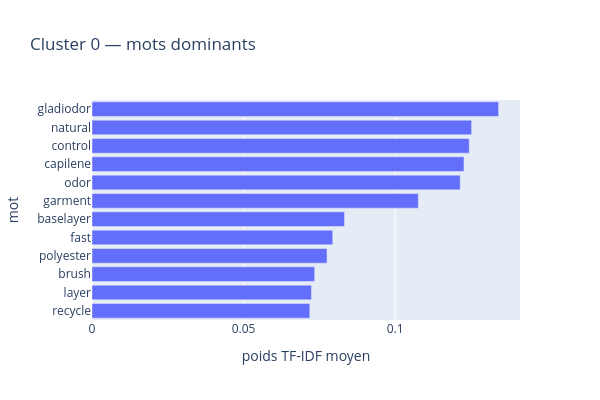

Notebook source saved alongside this figure:
### Code cell
cluster_ids = np.unique(labels[labels != -1]) # Parcours tous les clusters sauf le bruit (-1)

for cluster_id in cluster_ids:
    masque = labels == cluster_id
    assert cluster_id != -1 and masque.any()

    X_cluster = matrice_tfidf_sublinear[masque]

    # Poids TF-IDF moyen de chaque mot dans ce groupe
    poids = np.asarray(X_cluster.mean(axis=0)).ravel()
    top = np.argsort(poids)[::-1][:12]
    top = top[poids[top] > 0]

    mots_cluster = pd.DataFrame({
        "mot": mots[top],
        "poids TF-IDF moyen": poids[top]
    })

    fig = px.bar(
        mots_cluster,
        x="poids TF-IDF moyen",
        y="mot",
        orientation="h",
        title=f"Cluster {cluster_id} — mots dominants",
        height=400,
        width=600
    )
    fig.update_yaxes(categoryorder="total ascending")
    fig.show()

    # Descriptions les plus proches du centre moyen en distance cosinus
    centre = np.asarray(X_cluster.mean(axis=0))
    similarites = cosine_similarity(X_cluster, centre).ravel()

    positions = np.flatnonzero(masque)
    selection = positions[np.argsort(similarites)[::-1][:3]]

    print(f"Cluster {cluster_id} : {len(positions)} produits")

    with pd.option_context("display.max_colwidth", None):
        display(lecture.iloc[selection][["id", "texte"]])

### Figure 1 — Plotly figure (JSON) as saved in the notebook; plotly's stock layout.template omitted (floating-point values rounded to 4 significant figures)
{"data": [{"hovertemplate": "poids TF-IDF moyen=%{x}<br>mot=%{y}<extra></extra>", "legendgroup": "", "marker": {"color": "#636efa", "pattern": {"shape": ""}}, "name": "", "orientation": "h", "showlegend": false, "textposition": "auto", "type": "bar", "x": [0.1341, 0.1252, 0.1245, 0.1227, 0.1215, 0.1077, 0.08331, 0.07942, 0.07753, 0.07346, 0.0724, 0.07185], "xaxis": "x", "y": ["gladiodor", "natural", "control", "capilene", "odor", "garment", "baselayer", "fast", "polyester", "brush", "layer", "recycle"], "yaxis": "y"}], "layout": {"barmode": "relative", "height": 400, "legend": {"tracegroupgap": 0}, "title": {"text": "Cluster 0 — mots dominants"}, "width": 600, "xaxis": {"anchor": "y", "domain": [0, 1], "title": {"text": "poids TF-IDF moyen"}}, "yaxis": {"anchor": "x", "categoryorder": "total ascending", "domain": [0, 1], "title": {"text": "mot"}}}}
